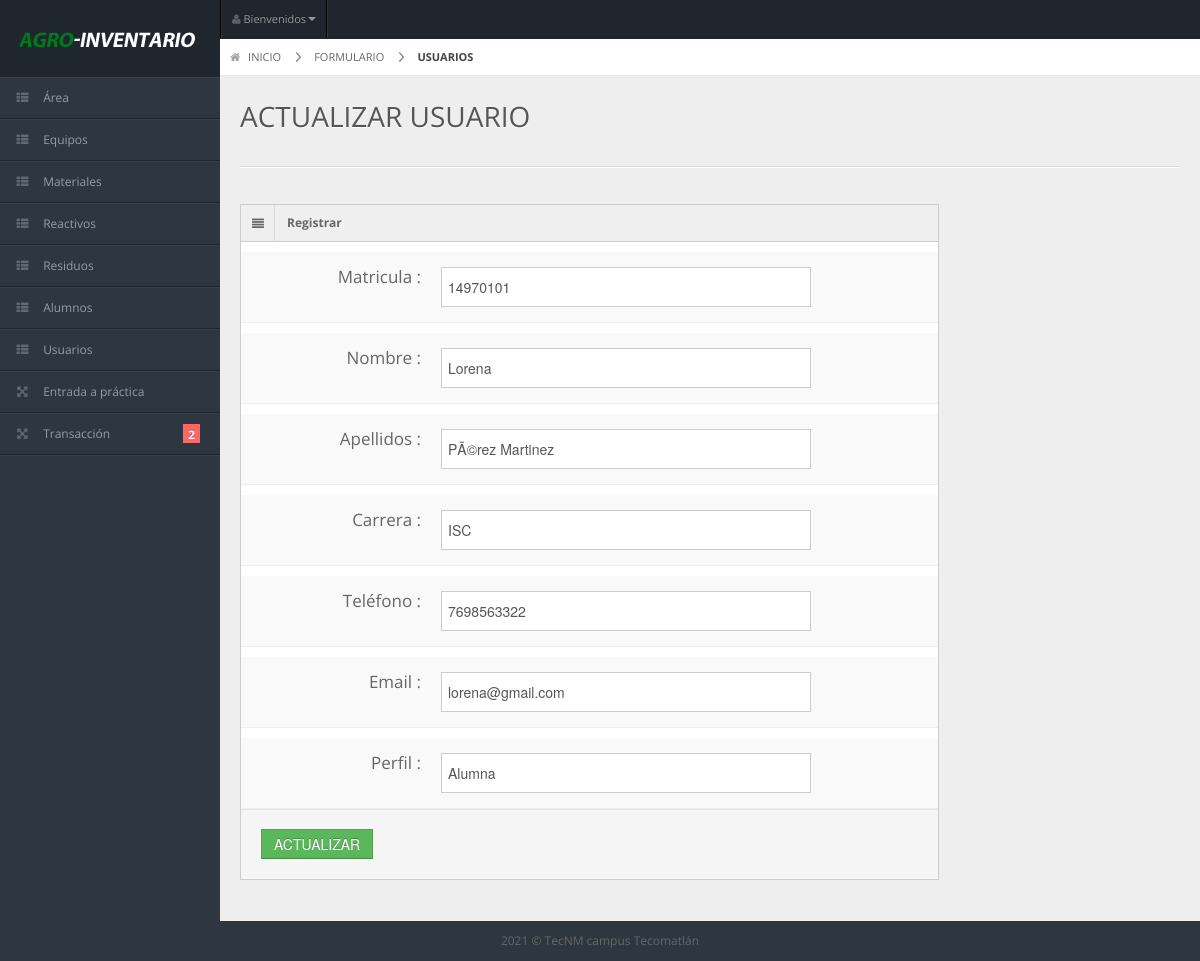
Page /actualizar_usuario.php?idusuario=2 (signed in) on the committed database.
### tables this page shows
CREATE TABLE `usuarios` (
  `idusuario` int(11) NOT NULL,
  `matricula` int(11) NOT NULL,
  `nombre` varchar(45) DEFAULT NULL,
  `apellidos` varchar(60) DEFAULT NULL,
  `carrera` varchar(50) DEFAULT NULL,
  `telefono` varchar(15) DEFAULT NULL,
  `gmail` varchar(70) DEFAULT NULL,
  `perfil` varchar(30) DEFAULT NULL
);

### actualizar_usuario.php (the view, shortened to what this page needs)
 <?php
 if ($_SESSION['validar'] ==1) {
?>
<!DOCTYPE html>
<?php
require_once 'connect.php';
$quey = $conn->query("SELECT * FROM `usuarios` WHERE `idusuario` = '$_REQUEST[idusuario]'") or die(mysqli_error());
$fila = $quey->fetch_array();
?>
<html lang="en">
<head>
<link rel="stylesheet" href="css/bootstrap.min.css" />
<link rel="stylesheet" href="css/bootstrap-responsive.min.css" />
<link rel="stylesheet" href="css/colorpicker.css" />
<link rel="stylesheet" href="css/datepicker.css" />
<link rel="stylesheet" href="css/uniform.css" />
<link rel="stylesheet" href="css/select2.css" />
<link rel="stylesheet" href="css/matrix-style.css" />
<link rel="stylesheet" href="css/matrix-media.css" />
<link rel="stylesheet" href="css/bootstrap-wysihtml5.css" />
<link href="font-awesome/css/font-awesome.css" rel="stylesheet" />
</head>
<body>
<?php
include('menu.php');
?>
<div id="content">
<div id="content-header">
  <div id="breadcrumb"> <a href="index.php" title="Go to Home" class="tip-bottom"><i class="icon-home"></i> INICIO</a> <a href="#" class="tip-bottom">FORMULARIO</a> <a href="#" class="current">USUARIOS</a> </div>
  <h1>ACTUALIZAR USUARIO</h1>
</div>
<div class="container-fluid">
  <hr>
  <div class="row-fluid">
    <div class="span9">
      <div class="widget-box">
        <div class="widget-title"> <span class="icon"> <i class="icon-align-justify"></i> </span>
          <h5>Registrar</h5>
        </div>
        <div class="widget-content nopadding">
          <form method = "POST" action = "edit/edit_usuario.php?idusuario=<?php echo $fila['idusuario']?>" class="form-horizontal">
            <div class="control-group">
              <label class="control-label">Matricula :</label>
              <div class="controls">
                <input style="height: 40px" type="text" class="span9" name="matricula" value="<?php echo $fila['matricula'];?>" required/>
              </div>
            </div>
            <div class="control-group">
              <label class="control-label">Nombre :</label>
              <div class="controls">
                <input style="height: 40px" type="text" class="span9" name="nombre" value="<?php echo $fila['nombre'];?>" required/>
              </div>
            </div>
            <div class="control-group">
              <label class="control-label">Apellidos :</label>
              <div class="controls">
                <input style="height: 40px" type="text" class="span9" name="apellidos" value="<?php echo $fila['apellidos'];?>" required/>
              </div>
            </div>
            <div class="control-group">
              <label class="control-label">Carrera :</label>
              <div class="controls">
                <input style="height: 40px" type="text" class="span9" name="carrera" value="<?php echo $fila['carrera'];?>" required/>
              </div>
            </div>
            <div class="control-group">
              <label class="control-label">Teléfono :</label>
              <div class="controls">
                <input style="height: 40px" type="text" class="span9" name="telefono" value="<?php echo $fila['telefono'];?>" required />
              </div>
            </div>
            <div class="control-group">
              <label class="control-label">Email :</label>
              <div class="controls">
                <input style="height: 40px" type="text" class="span9" name="gmail" value="<?php echo $fila['gmail'];?>" required />
              </div>
            </div>
             <div class="control-group">
              <label class="control-label">Perfil :</label>
              <div class="controls">
                <input style="height: 40px" type="text" class="span9" name="perfil" value="<?php echo $fila['perfil'];?>" required />
              </div>
            </div>
            <div class="form-actions">
              <button type="submit" name = "edit_usuario" class="btn btn-success">ACTUALIZAR</button>
            </div>
          </form>
        </div>
      </div>
    </div>
  </div>
</div></div>
<div class="row-fluid">
  <div id="footer" class="span12"> 2021 &copy; TecNM campus Tecomatlán</a> </div>
</div>
</body>
</html>
<?php
}else{
  header("location:Login.php");
}
?>

### css/matrix-style.css (style rules this page uses)
* { outline:none !important; -moz-outline: none !important; }
html, body { height:100% }
body { overflow-x: hidden; margin-top: -10px; font-family: 'Open Sans', sans-serif; font-size:12px; color:#666; }
a { color:#666; }
select, textarea, input[type="text"], input[type="password"], input[type="datetime"], input[type="datetime-local"], input[type="date"], input[type="month"], input[type="time"], input[type="week"], input[type="number"], input[type="email"], input[type="url"], input[type="search"], input[type="tel"], input[type="color"], .uneditable-input, .label, .dropdown-menu, .btn, .well, .progress, .table-bordered, .btn-group > .btn:first-child, .btn-group > .btn:last-child, .btn-group > .btn:last-child, .btn-group > .dropdown-toggle, .alert { border-radius:0px; }
.btn, textarea, input[type="text"], input[type="password"], input[type="datetime"], input[type="datetime-local"], input[type="date"], input[type="month"], input[type="time"], input[type="week"], input[type="number"], input[type="email"], input[type="url"], input[type="search"], input[type="tel"], input[type="color"], .uneditable-input { box-shadow:none; }
.progress, .progress-success .bar, .progress .bar-success, .progress-warning .bar, .progress .bar-warning, .progress-danger .bar, .progress .bar-danger, .progress-info .bar, .progress .bar-info, .btn, .btn-primary { background-image:none; }
.form-horizontal .form-actions { padding-left:20px; }
#footer { padding:10px; text-align:center; }
hr { border-top-color:#dadada; }
#content { background: none repeat scroll 0 0 #eeeeee; margin-left: 220px; margin-right: 0; padding-bottom: 25px; position: relative; min-height:100%; width: auto; }
#content-header { position: abslute; width: 100%; margin-top: -38px; z-index: 20; }
#content-header h1 { color: #555555; font-size: 28px; font-weight: normal; float: none; text-shadow: 0 1px 0 #ffffff; margin-left: 20px; position: relative; }
#content-header h1, #content-header .btn-group { margin-top: 20px; }
#breadcrumb { background-color: #fff; border-bottom: 1px solid #e3ebed; }
#breadcrumb a { padding: 8px 20px 8px 10px; display: inline-block; background-image: url('../img/breadcrumb.png'); background-position: center right; background-repeat: no-repeat; font-size: 11px; color: #666666; }
#breadcrumb a:last-child { background-image:none; }
#breadcrumb a.current { font-weight: bold; color: #444444; }
#breadcrumb a i { margin-right: 5px; opacity: .6; }
.stat-boxes .peity_bar_good, .stat-boxes .peity_line_good, { color: #459D1C; }
.widget-box { background: none repeat scroll 0 0 #F9F9F9; border-left: 1px solid #CDCDCD; border-top: 1px solid #CDCDCD; border-right: 1px solid #CDCDCD; clear: both; margin-top: 16px; margin-bottom: 16px; position: relative; }
.widget-title, .modal-header, .table th, div.dataTables_wrapper .ui-widget-header { background:#efefef; border-bottom: 1px solid #CDCDCD; height: 36px; }
.widget-title span.icon { padding: 9px 10px 7px 11px; float: left; border-right:1px solid #dadada; }
.widget-title h5 { color: #666; float: left; font-size: 12px; font-weight: bold; padding: 12px; line-height: 12px; margin: 0; }
.widget-content { padding:15px; border-bottom: 1px solid #cdcdcd; }
.nopadding { padding: 0 !important; }
form { margin-bottom: 0; }
.form-horizontal .control-group { border-top: 10px solid #ffffff; border-bottom: 1px solid #eeeeee; margin-bottom: 0; }
.form-horizontal .control-label { padding-top: 15px; width: 180px; font-family: Open Sans; font-size: 17px; }
.form-horizontal .controls { margin-left: 200px; padding: 15px 0; }
.form-horizontal .form-actions { margin-top: 0; margin-bottom: 0; }

### css/matrix-media.css (style rules this page uses)
body { background:#2E363F; }

### rows in the picture
usuarios: matricula "14970101", nombre "Lorena", apellidos "PÃ©rez Martinez", carrera "ISC", telefono "7698563322", gmail "lorena@gmail.com", perfil "Alumna"
